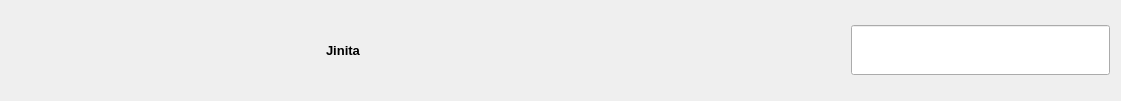
            <widget class="QWidget" name="horizontalLayoutWidget_2">
             <property name="geometry">
              <rect>
               <x>30</x>
               <y>230</y>
               <width>1121</width>
               <height>101</height>
              </rect>
             </property>
             <layout class="QHBoxLayout" name="horizontalLayout_2">
              <item>
               <widget class="QLabel" name="ProfilePic_2">
                <property name="enabled">
                 <bool>true</bool>
                </property>
                <property name="sizePolicy">
                 <sizepolicy hsizetype="Expanding" vsizetype="Fixed">
                  <horstretch>0</horstretch>
                  <verstretch>0</verstretch>
                 </sizepolicy>
                </property>
                <property name="maximumSize">
                 <size>
                  <width>50</width>
                  <height>50</height>
                 </size>
                </property>
                <property name="styleSheet">
                 <string notr="true">QLabel#ProfilePic {
    width: 50px; /* Palitan ayon sa gusto mong laki */
    height: 50px;
    border-radius: 25px; /* Kalahati ng width/height para maging bilog */
    background-color: #E5DAFB; /* Light purple background */
    border: 1px solid #D0C4F0; /* Optional: Light border */
}
</string>
                </property>
                <property name="text">
                 <string/>
                </property>
                <property name="pixmap">
                 <pixmap resource="../qrc/icons.qrc">:/new/newPrefix/Resources/user.png</pixmap>
                </property>
                <property name="scaledContents">
                 <bool>true</bool>
                </property>
               </widget>
              </item>
              <item>
               <spacer name="horizontalSpacer_3">
                <property name="orientation">
                 <enum>Qt::Orientation::Horizontal</enum>
                </property>
                <property name="sizeType">
                 <enum>QSizePolicy::Policy::Expanding</enum>
                </property>
                <property name="sizeHint" stdset="0">
                 <size>
                  <width>5</width>
                  <height>10</height>
                 </size>
                </property>
               </spacer>
              </item>
              <item>
               <widget class="QLabel" name="ProfileName_2">
                <property name="sizePolicy">
                 <sizepolicy hsizetype="Expanding" vsizetype="Fixed">
                  <horstretch>0</horstretch>
                  <verstretch>0</verstretch>
                 </sizepolicy>
                </property>
                <property name="font">
                 <font>
                  <pointsize>10</pointsize>
                  <bold>true</bold>
                 </font>
                </property>
                <property name="styleSheet">
                 <string notr="true">color: rgb(0, 0, 0);</string>
                </property>
                <property name="text">
                 <string>Jinita</string>
                </property>
                <property name="scaledContents">
                 <bool>true</bool>
                </property>
               </widget>
              </item>
              <item>
               <spacer name="horizontalSpacer_4">
                <property name="orientation">
                 <enum>Qt::Orientation::Horizontal</enum>
                </property>
                <property name="sizeHint" stdset="0">
                 <size>
                  <width>40</width>
                  <height>20</height>
                 </size>
                </property>
               </spacer>
              </item>
              <item>
               <widget class="QLineEdit" name="UploadPic_2">
                <property name="minimumSize">
                 <size>
                  <width>0</width>
                  <height>50</height>
                 </size>
                </property>
                <property name="styleSheet">
                 <string notr="true"/>
                </property>
                <property name="inputMask">
                 <string/>
                </property>
                <property name="text">
                 <string/>
                </property>
                <property name="cursorPosition">
                 <number>0</number>
                </property>
               </widget>
              </item>
             </layout>
            </widget>
